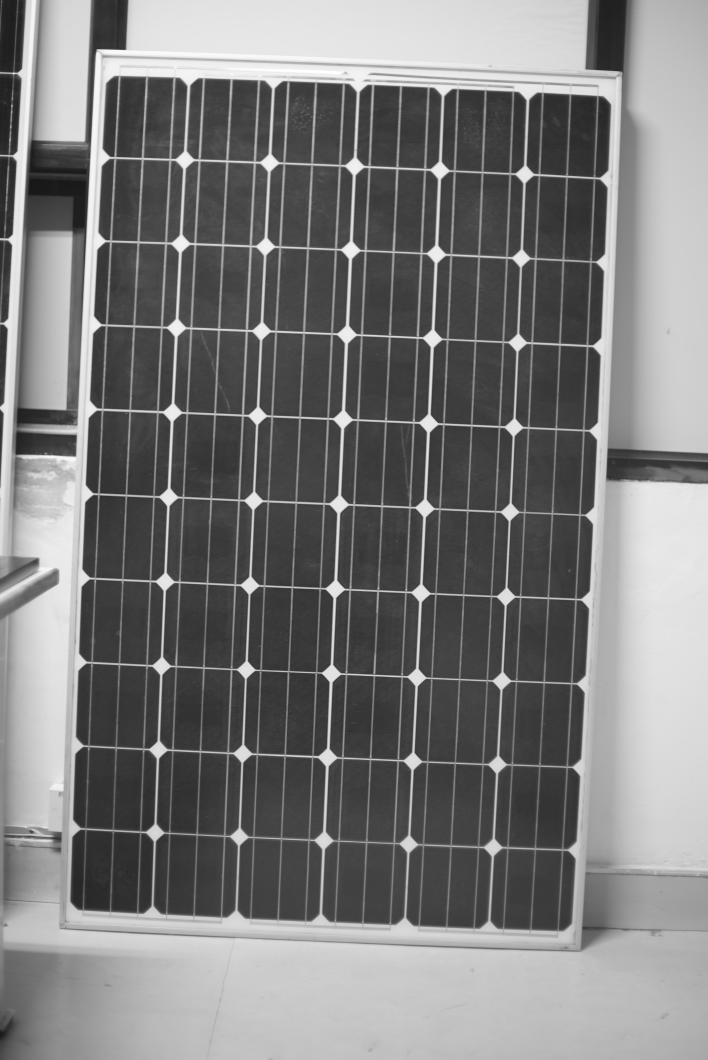
#> input picture Images/First.jpg, 2832 x 4240 px (shown at 1/4 size)
$ python coordinates.py
#> lines starting #> are read from the running program, lines starting #| are printed output that depends on the picture; after the words box and inside, x2 and y2 are one past the last pixel; in counts of white or black regions, pixels touching at a corner belong together
import cv2
import numpy as np


def rotate_image(image, angle):
    # Grab the dimensions of the image and then determine the center
    (h, w) = image.shape[:2]
    (cX, cY) = (w / 2, h / 2)

    # grab the rotation matrix (applying the negative of the
    # angle to rotate clockwise), then grab the sine and cosine
    # (i.e., the rotation components of the matrix)
    M = cv2.getRotationMatrix2D((cX, cY), -angle, 1.0)
    cos = np.abs(M[0, 0])
    sin = np.abs(M[0, 1])

    # Compute the new bounding dimensions of the image
    nW = int((h * sin) + (w * cos))
    nH = int((h * cos) + (w * sin))

    # Adjust the rotation matrix to take into account translation
    M[0, 2] += (nW / 2) - cX
    M[1, 2] += (nH / 2) - cY

    # Perform the actual rotation and return the image
    return cv2.warpAffine(image, M, (nW, nH))


def order_points_clockwise(pts):
    # sort the points based on their x-coordinates
    xSorted = pts[np.argsort(pts[:, 0]), :]

    # grab the left-most and right-most points from the sorted
    # x-roodinate points
    leftMost = xSorted[:2, :]
    rightMost = xSorted[2:, :]

    # now, sort the left-most coordinates according to their
    # y-coordinates so we can grab the top-left and bottom-left
    # points, respectively
    leftMost = leftMost[np.argsort(leftMost[:, 1]), :]
    (tl, bl) = leftMost

    # now, sort the right-most coordinates according to their
    # y-coordinates so we can grab the top-right and bottom-right
    # points, respectively
    rightMost = rightMost[np.argsort(rightMost[:, 1]), :]
    (tr, br) = rightMost

    # return the coordinates in top-left, top-right,
    # bottom-right, and bottom-left order
    return np.array([tl, tr, br, bl], dtype="int32")


def perspective_transform(image, corners):
    def order_corner_points(corners):
        # Separate corners into individual points
        # Index 0 - top-right
        #       1 - top-left
        #       2 - bottom-left
        #       3 - bottom-right
        corners = [(corner[0][0], corner[0][1]) for corner in corners]
        top_r, top_l, bottom_l, bottom_r = corners[0], corners[1] if len(corners) > 1 else corners[-1], corners[2]  if len(corners) > 2 else corners[-1], corners[3] if len(corners) > 3 else corners[-1]
        return (top_l, top_r, bottom_r, bottom_l)

    # Order points in clockwise order
    ordered_corners = order_corner_points(corners)
    top_l, top_r, bottom_r, bottom_l = ordered_corners

    # Determine width of new image which is the max distance between
    # (bottom right and bottom left) or (top right and top left) x-coordinates
    width_A = np.sqrt(((bottom_r[0] - bottom_l[0])
                      ** 2) + ((bottom_r[1] - bottom_l[1]) ** 2))
    width_B = np.sqrt(((top_r[0] - top_l[0]) ** 2) +
                      ((top_r[1] - top_l[1]) ** 2))
    width = max(int(width_A), int(width_B))

    # Determine height of new image which is the max distance between
    # (top right and bottom right) or (top left and bottom left) y-coordinates
    height_A = np.sqrt(((top_r[0] - bottom_r[0]) ** 2) +
                       ((top_r[1] - bottom_r[1]) ** 2))
    height_B = np.sqrt(((top_l[0] - bottom_l[0]) ** 2) +
                       ((top_l[1] - bottom_l[1]) ** 2))
    height = max(int(height_A), int(height_B))

    # Construct new points to obtain top-down view of image in
    # top_r, top_l, bottom_l, bottom_r order
    dimensions = np.array([[0, 0], [width - 1, 0], [width - 1, height - 1],
                           [0, height - 1]], dtype="float32")

    # Convert to Numpy format
    ordered_corners = np.array(ordered_corners, dtype="float32")

    # Find perspective transform matrix
    matrix = cv2.getPerspectiveTransform(ordered_corners, dimensions)

    # Return the transformed image
    return cv2.warpPerspective(image, matrix, (width, height))


image = cv2.imread('Images/First.jpg')
#> image is the input picture: shape (4240, 2832, 3); min 21, max 255, mean 123.5

def rescaleFrame(frame, scale=0.125):
#> called with scale = 0.125
    width = int(frame.shape[1]*scale)
#> width = 354
    height = int(frame.shape[0]*scale)
#> height = 530

    dimensions = (width, height)
#> dimensions = (354, 530)

    return cv2.resize(frame, dimensions, interpolation=cv2.INTER_LINEAR)
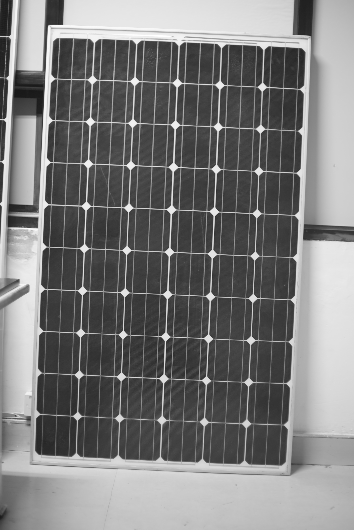
#> returned value: shape (530, 354, 3); min 23, max 255, mean 123.8


image = rescaleFrame(image)


original = image.copy()
gray = cv2.cvtColor(image, cv2.COLOR_BGR2GRAY)
canny = cv2.Canny(gray, 120, 255, 1)
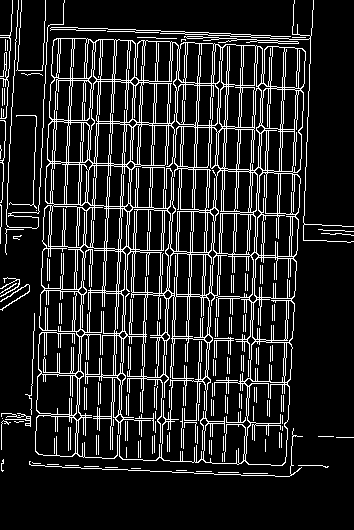
#> canny: shape (530, 354); 14% white in thin lines or dots

margin = len(canny) // 5
#> margin = 106
canny[0:margin, :] = [[0] * canny.shape[1]] * margin
canny[-margin:, :] = [[0] * canny.shape[1]] * margin
canny[:, 0:margin] = [[0] * margin] * canny.shape[0]
canny[:, -margin:] = [[0] * margin] * canny.shape[0]
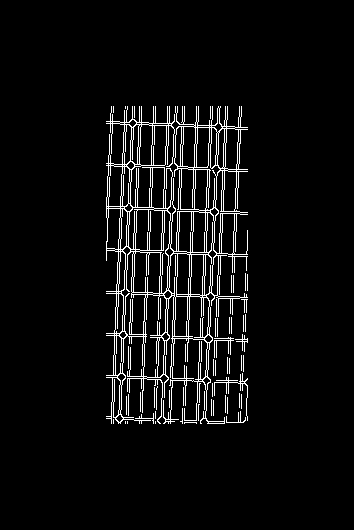
#> canny: shape (530, 354); 5.1% white in thin lines or dots, all inside (x1, y1, x2, y2) = (106, 106, 248, 424)

corners = cv2.goodFeaturesToTrack(canny, 4, 0.7, 2)
#> corners = [[205, 299], [215, 293], [124, 204], [213, 123]]

for corner in corners:
    x, y = corner.ravel()
    cv2.circle(image, (int(x), int(y)), 5, (36, 255, 12), -1)
#> this loop made 4 passes
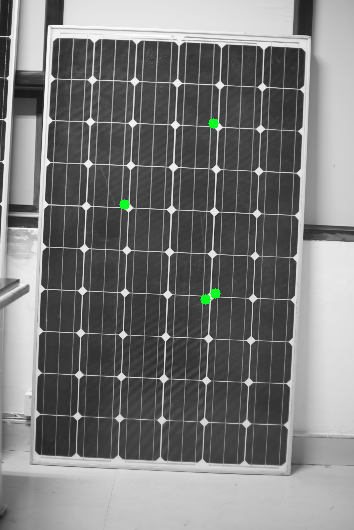
#> image: shape (530, 354, 3); 0.17% of pixels changed, all inside (x1, y1, x2, y2) = (119, 118, 221, 305)

cv2.imshow('canny', canny)
cv2.imshow('image', image)

c_list = []
for corner in corners:
    x, y = corner.ravel()
    c_list.append([int(x), int(y)])
    cv2.circle(image, (int(x), int(y)), 5, (36, 255, 12), -1)
#> after the loop, c_list = [[205, 299], [215, 293], [124, 204], [213, 123]]

c_sorted = sorted(corners, key=lambda x: (x[0][1], x[0][0]))
#> c_sorted = [[[213, 123]], [[124, 204]], [[215, 293]], [[205, 299]]]
c_sorted_1 = sorted(corners, key=lambda x: (x[0][0], x[0][1]))
#> c_sorted_1 = [[[124, 204]], [[205, 299]], [[213, 123]], [[215, 293]]]

corner_points = np.array([c_sorted[0][0], c_sorted[0][-1], c_sorted_1[0][0], c_sorted_1[0][-1]])
#> corner_points = [[213, 123], [213, 123], [124, 204], [124, 204]]
ordered_corner_points = order_points_clockwise(corner_points)
#> in order_points_clockwise, `xSorted = pts[np.argsort(pts[:, 0]), :]`: xSorted = [[124, 204], [124, 204], [213, 123], [213, 123]]
#> in order_points_clockwise, `leftMost = xSorted[:2, :]`: leftMost = [[124, 204], [124, 204]]
#> in order_points_clockwise, `rightMost = xSorted[2:, :]`: rightMost = [[213, 123], [213, 123]]
#> in order_points_clockwise, `(tl, bl) = leftMost`: tl = [124, 204]
#> in order_points_clockwise, `(tr, br) = rightMost`: tr = [213, 123]
#> ordered_corner_points = [[124, 204], [213, 123], [213, 123], [124, 204]]
mask = np.zeros(image.shape, dtype=np.uint8)
cv2.fillPoly(mask, [ordered_corner_points], (255, 255, 255))
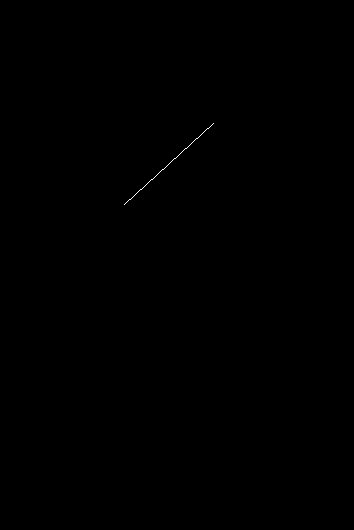
#> mask: shape (530, 354, 3); 0.05% white in thin lines or dots, all inside (x1, y1, x2, y2) = (124, 123, 214, 205)

mask = cv2.cvtColor(mask, cv2.COLOR_BGR2GRAY)
cnts = cv2.findContours(mask, cv2.RETR_EXTERNAL, cv2.CHAIN_APPROX_SIMPLE)
#> cnts = 1 contour, all with area under 20
cnts = cnts[0] if len(cnts) == 2 else cnts[1]

for c in cnts:
    peri = cv2.arcLength(c, True)
    approx = cv2.approxPolyDP(c, 0.015 * peri, True)
    transformed = perspective_transform(original, approx)
#> this loop made 1 pass
#> (peri, ordered_corners in perspective_transform, width_A in perspective_transform, width_B in perspective_transform, width in perspective_transform, height_A in perspective_transform, height_B in perspective_transform, height in perspective_transform) on pass 1: (245.1, [[124, 204], [213, 123], [124, 204], [124, 204]], 0, 120.3, 120, 120.3, 0, 120)
#> pass 1, `transformed = perspective_transform(original, approx)`:
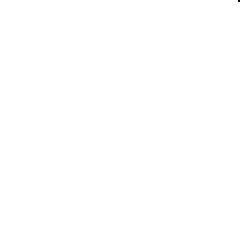
#> transformed: shape (120, 120, 3) (shown 2 times larger); values 0 (black) and 74 (white), 100% white; black in thin lines or dots, all inside (x1, y1, x2, y2) = (119, 0, 120, 1)

result = rotate_image(transformed, -90)
#> in rotate_image, `M = cv2.getRotationMatrix2D((cX, cY), -angle, 1.0)`: M = [[6.12e-17, 1, -7.11e-15], [-1, 6.12e-17, 120]]
#> in rotate_image, `cos = np.abs(M[0, 0])`: cos = 6.12e-17
#> in rotate_image, `sin = np.abs(M[0, 1])`: sin = 1
#> in rotate_image, `nW = int((h * sin) + (w * cos))`: nW = 120
#> in rotate_image, `return cv2.warpAffine(image, M, (nW, nH))`:
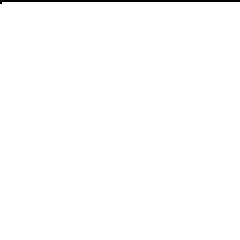
#> returned value: shape (120, 120, 3) (shown 2 times larger); values 0 (black) and 74 (white), 99.2% white; black in thin lines or dots, all inside (x1, y1, x2, y2) = (0, 0, 120, 2)

cv2.imshow('canny', canny)
cv2.imshow('image', image)
cv2.imshow('mask', mask)
cv2.imshow('transformed', transformed)
cv2.imshow('result', result)
cv2.waitKey()
